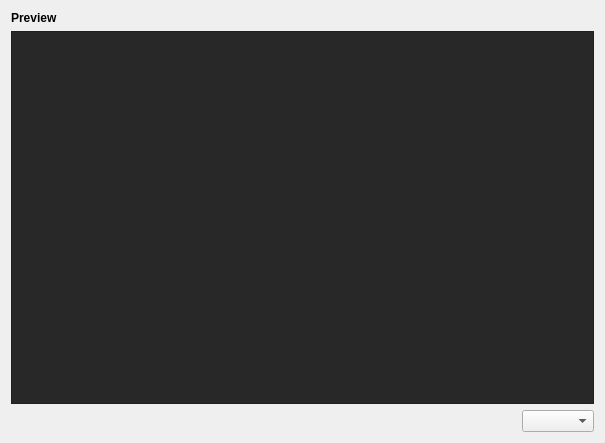
<?xml version="1.0" encoding="UTF-8"?>
<ui version="4.0">
 <class>PreviewWindow</class>
 <widget class="QWidget" name="PreviewWindow">
  <property name="geometry">
   <rect>
    <x>0</x>
    <y>0</y>
    <width>605</width>
    <height>443</height>
   </rect>
  </property>
  <property name="windowTitle">
   <string>Form</string>
  </property>
  <layout class="QVBoxLayout" name="verticalLayout">
   <item>
    <widget class="QLabel" name="PreviwWindowLBL">
     <property name="text">
      <string>&lt;b&gt;Preview</string>
     </property>
    </widget>
   </item>
   <item>
    <widget class="QGraphicsView" name="previewWindowGV">
     <property name="styleSheet">
      <string notr="true">background-color: rgb(40, 40, 40);</string>
     </property>
    </widget>
   </item>
   <item>
    <layout class="QHBoxLayout" name="bottomLO">
     <item>
      <spacer name="horizontalSpacer">
       <property name="orientation">
        <enum>Qt::Horizontal</enum>
       </property>
       <property name="sizeHint" stdset="0">
        <size>
         <width>40</width>
         <height>20</height>
        </size>
       </property>
      </spacer>
     </item>
     <item>
      <widget class="QComboBox" name="modeCB"/>
     </item>
    </layout>
   </item>
  </layout>
 </widget>
 <resources/>
 <connections/>
</ui>
